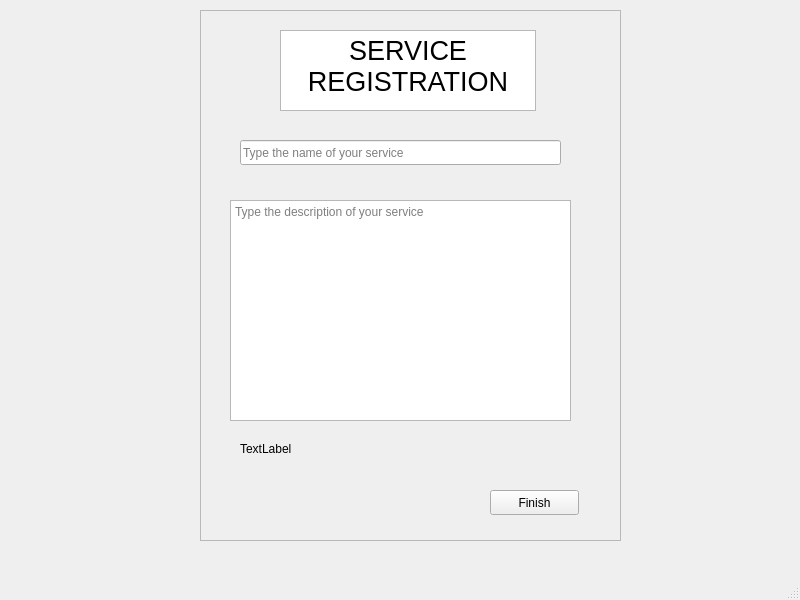
<?xml version="1.0" encoding="UTF-8"?>
<ui version="4.0">
 <class>serviceWindow</class>
 <widget class="QMainWindow" name="serviceWindow">
  <property name="geometry">
   <rect>
    <x>0</x>
    <y>0</y>
    <width>800</width>
    <height>600</height>
   </rect>
  </property>
  <property name="windowTitle">
   <string>MainWindow</string>
  </property>
  <widget class="QWidget" name="centralwidget">
   <widget class="QFrame" name="frame">
    <property name="geometry">
     <rect>
      <x>200</x>
      <y>10</y>
      <width>421</width>
      <height>531</height>
     </rect>
    </property>
    <property name="frameShape">
     <enum>QFrame::StyledPanel</enum>
    </property>
    <property name="frameShadow">
     <enum>QFrame::Raised</enum>
    </property>
    <widget class="QTextEdit" name="descriptionText">
     <property name="geometry">
      <rect>
       <x>30</x>
       <y>190</y>
       <width>341</width>
       <height>221</height>
      </rect>
     </property>
     <property name="placeholderText">
      <string>Type the description of your service</string>
     </property>
    </widget>
    <widget class="QLineEdit" name="nameLine">
     <property name="geometry">
      <rect>
       <x>40</x>
       <y>130</y>
       <width>321</width>
       <height>25</height>
      </rect>
     </property>
     <property name="placeholderText">
      <string>Type the name of your service</string>
     </property>
    </widget>
    <widget class="QTextBrowser" name="textBrowser">
     <property name="geometry">
      <rect>
       <x>80</x>
       <y>20</y>
       <width>256</width>
       <height>81</height>
      </rect>
     </property>
     <property name="html">
      <string>&lt;!DOCTYPE HTML PUBLIC &quot;-//W3C//DTD HTML 4.0//EN&quot; &quot;http://www.w3.org/TR/REC-html40/strict.dtd&quot;&gt;
&lt;html&gt;&lt;head&gt;&lt;meta name=&quot;qrichtext&quot; content=&quot;1&quot; /&gt;&lt;meta charset=&quot;utf-8&quot; /&gt;&lt;style type=&quot;text/css&quot;&gt;
p, li { white-space: pre-wrap; }
hr { height: 1px; border-width: 0; }
li.unchecked::marker { content: &quot;\2610&quot;; }
li.checked::marker { content: &quot;\2612&quot;; }
&lt;/style&gt;&lt;/head&gt;&lt;body style=&quot; font-family:'Ubuntu'; font-size:11pt; font-weight:400; font-style:normal;&quot;&gt;
&lt;p align=&quot;center&quot; style=&quot; margin-top:0px; margin-bottom:0px; margin-left:0px; margin-right:0px; -qt-block-indent:0; text-indent:0px;&quot;&gt;&lt;span style=&quot; font-size:20pt;&quot;&gt;SERVICE REGISTRATION&lt;/span&gt;&lt;/p&gt;&lt;/body&gt;&lt;/html&gt;</string>
     </property>
    </widget>
    <widget class="QPushButton" name="pushButton">
     <property name="geometry">
      <rect>
       <x>290</x>
       <y>480</y>
       <width>89</width>
       <height>25</height>
      </rect>
     </property>
     <property name="text">
      <string>Finish</string>
     </property>
    </widget>
    <widget class="QLabel" name="label">
     <property name="geometry">
      <rect>
       <x>40</x>
       <y>430</y>
       <width>231</width>
       <height>17</height>
      </rect>
     </property>
     <property name="text">
      <string>TextLabel</string>
     </property>
    </widget>
   </widget>
  </widget>
  <widget class="QMenuBar" name="menubar">
   <property name="geometry">
    <rect>
     <x>0</x>
     <y>0</y>
     <width>800</width>
     <height>22</height>
    </rect>
   </property>
  </widget>
  <widget class="QStatusBar" name="statusbar"/>
 </widget>
 <resources/>
 <connections/>
</ui>
